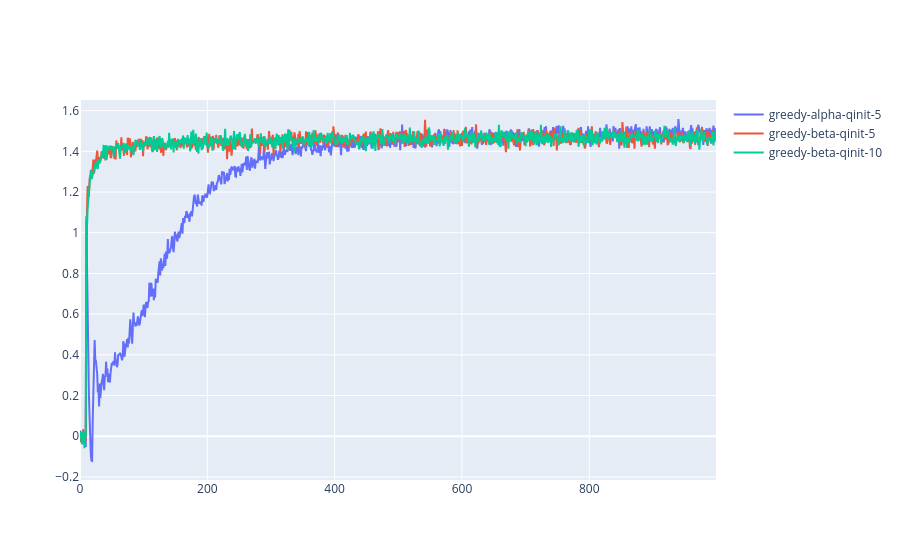
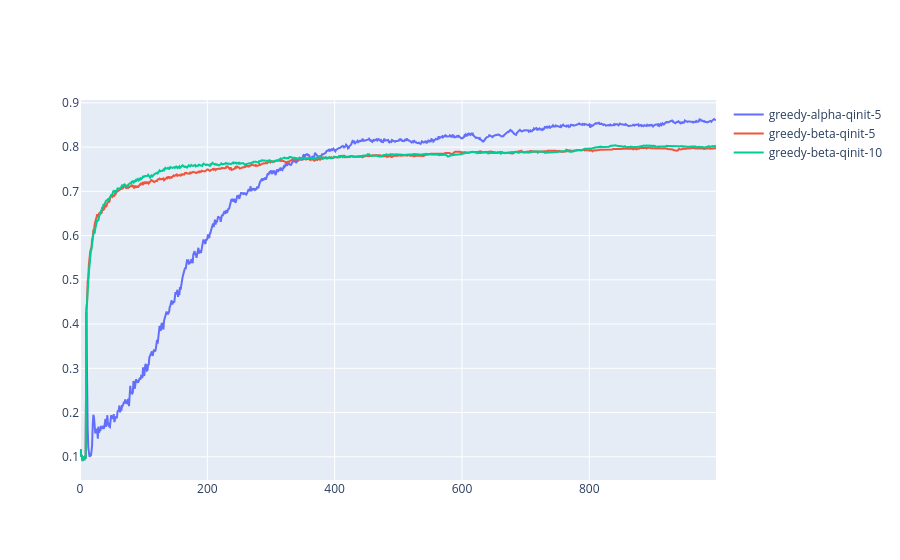

The notebook cell these images were saved under, in order:
### Code cell
nSampleAB = 1000
Qalphaqinit, AvgRalphaqinit, AvgOptalphaqinit, nExploreSampleqinit = sampleAverage(nSampleAB, alpha=0.1, qInit=5)
QalphaqinitO5, AvgRalphaqinitO5, AvgOptalphaqinitO5, nExploreSampleqinitO5 = sampleAverage(nSampleAB, alpha=0.1, qInit=5, beta=True)
QalphaqinitO10, AvgRalphaqinitO10, AvgOptalphaqinitO10, nExploreSampleqinitO10 = sampleAverage(nSampleAB, alpha=0.1, qInit=10, beta=True)

fig = go.Figure()
fig.add_trace(go.Scatter(x=np.arange(nSampleAB), y=AvgRalphaqinit, name="greedy-alpha-qinit-5"))
fig.add_trace(go.Scatter(x=np.arange(nSampleAB), y=AvgRalphaqinitO5, name="greedy-beta-qinit-5"))
fig.add_trace(go.Scatter(x=np.arange(nSampleAB), y=AvgRalphaqinitO10, name="greedy-beta-qinit-10"))
fig.show()

fig = go.Figure()
fig.add_trace(go.Scatter(x=np.arange(nSampleAB), y=AvgOptalphaqinit, name="greedy-alpha-qinit-5"))
fig.add_trace(go.Scatter(x=np.arange(nSampleAB), y=AvgOptalphaqinitO5, name="greedy-beta-qinit-5"))
fig.add_trace(go.Scatter(x=np.arange(nSampleAB), y=AvgOptalphaqinitO10, name="greedy-beta-qinit-10"))
fig.show()

### Figure 1 — Plotly figure (JSON) as saved in the notebook; plotly's stock layout.template omitted (floating-point values rounded to 4 significant figures; data arrays with more than 128 entries replaced by an {"elided": "..."} marker saying what was removed)
{"data": [{"name": "greedy-alpha-qinit-5", "type": "scatter", "x": {"elided": "1000 int values"}, "y": {"elided": "1000 float values"}}, {"name": "greedy-beta-qinit-5", "type": "scatter", "x": {"elided": "1000 int values"}, "y": {"elided": "1000 float values"}}, {"name": "greedy-beta-qinit-10", "type": "scatter", "x": {"elided": "1000 int values"}, "y": {"elided": "1000 float values"}}], "layout": {}}

### Figure 2 — Plotly figure (JSON) as saved in the notebook; plotly's stock layout.template omitted (floating-point values rounded to 4 significant figures; data arrays with more than 128 entries replaced by an {"elided": "..."} marker saying what was removed)
{"data": [{"name": "greedy-alpha-qinit-5", "type": "scatter", "x": {"elided": "1000 int values"}, "y": {"elided": "1000 float values"}}, {"name": "greedy-beta-qinit-5", "type": "scatter", "x": {"elided": "1000 int values"}, "y": {"elided": "1000 float values"}}, {"name": "greedy-beta-qinit-10", "type": "scatter", "x": {"elided": "1000 int values"}, "y": {"elided": "1000 float values"}}], "layout": {}}
